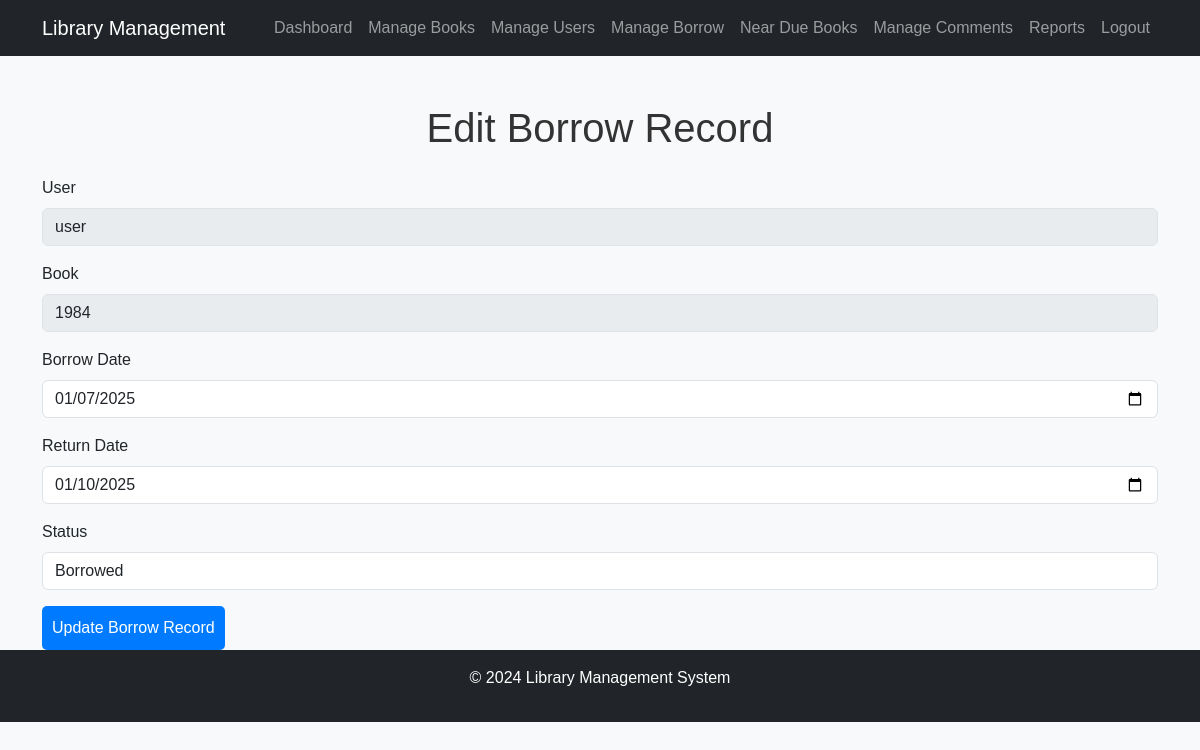
Before: /admin/edit_borrow.php?id=1 (signed in) with the older database file.
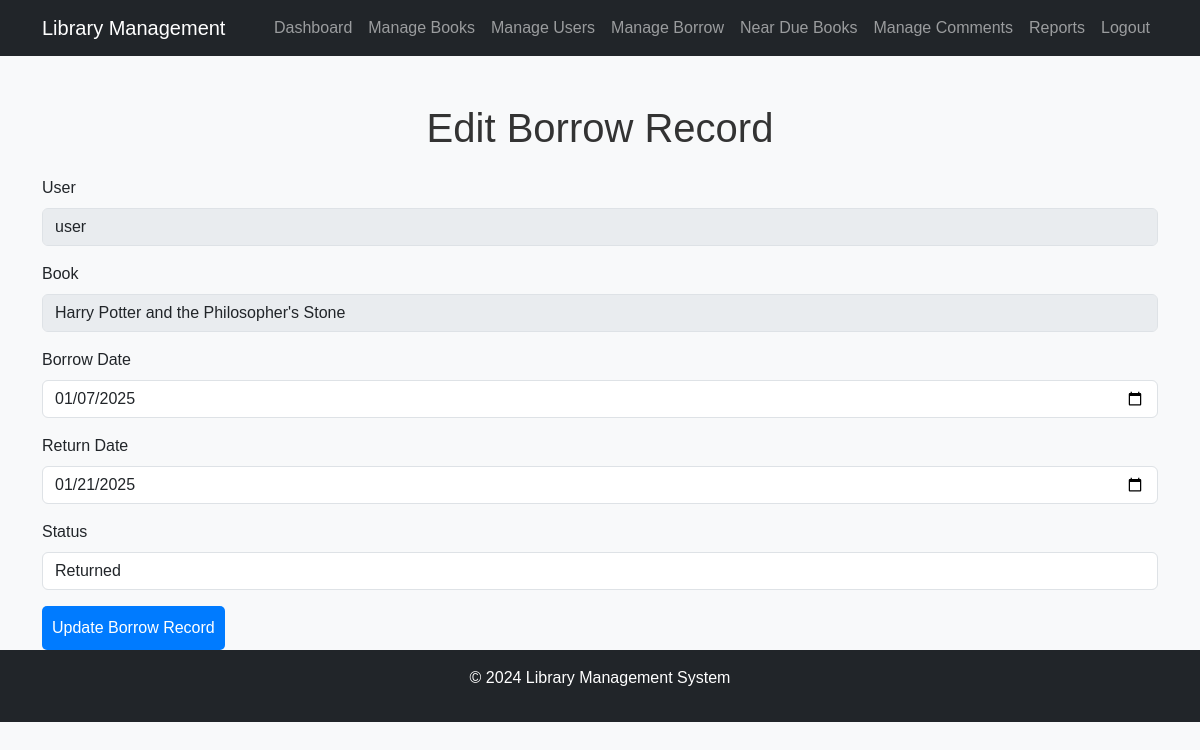
After: the same page with the newer database file.
### tables this page shows
CREATE TABLE `borrows` (
  `id` int(11) NOT NULL,
  `user_id` int(11) DEFAULT NULL,
  `book_id` int(11) DEFAULT NULL,
  `borrow_date` date DEFAULT NULL,
  `return_date` date DEFAULT NULL,
  `status` enum('borrowed','returned','overdue') DEFAULT NULL,
  `borrow_duration` int(11) DEFAULT NULL
);

CREATE TABLE `books` (
  `id` int(11) NOT NULL,
  `title` varchar(255) NOT NULL,
  `author` varchar(255) NOT NULL,
  `genre` varchar(100) DEFAULT NULL,
  `description` mediumtext DEFAULT NULL,
  `isbn` varchar(20) DEFAULT NULL,
  `status` enum('available','borrowed','reserved','lost') DEFAULT 'available',
  `cover_image` varchar(255) DEFAULT NULL,
  `published_year` year(4) DEFAULT NULL,
  `quantity` int(11) DEFAULT 0,
  `borrow_duration` int(11) DEFAULT 14
);

CREATE TABLE `users` (
  `id` int(11) NOT NULL,
  `username` varchar(50) NOT NULL,
  `password` varchar(255) NOT NULL,
  `email` varchar(100) NOT NULL,
  `role` enum('admin','user') DEFAULT 'user',
  `created_at` timestamp NOT NULL DEFAULT current_timestamp(),
  `status` enum('active','locked') DEFAULT 'active'
);

### admin/edit_borrow.php (the view, shortened to what this page needs)
<?php
include_once '../includes/db.php';
$borrow_id = $_GET['id'];
$sql = "SELECT borrows.*, users.username, books.title, books.id AS book_id
        FROM borrows
        JOIN users ON borrows.user_id = users.id
        JOIN books ON borrows.book_id = books.id
        WHERE borrows.id = $borrow_id";
$result = $conn->query($sql);
$borrow = $result->fetch_assoc();
?>
<!DOCTYPE html>
<html lang="en">
<head>
    <link href="https://cdn.jsdelivr.net/npm/bootstrap@5.3.0/dist/css/bootstrap.min.css" rel="stylesheet">
    <link rel="stylesheet" href="../assets/css/style.css">
</head>
<body>
    <?php include_once '../includes/header.php'; ?>
    <div class="container mt-5">
        <h1 class="text-center mb-4">Edit Borrow Record</h1>
        <form method="POST">
            <div class="mb-3">
                <label for="username" class="form-label">User</label>
                <input type="text" class="form-control" id="username" value="<?php echo $borrow['username']; ?>" disabled>
            </div>
            <div class="mb-3">
                <label for="title" class="form-label">Book</label>
                <input type="text" class="form-control" id="title" value="<?php echo $borrow['title']; ?>" disabled>
            </div>
            <div class="mb-3">
                <label for="borrow_date" class="form-label">Borrow Date</label>
                <input type="date" class="form-control" id="borrow_date" name="borrow_date" value="<?php echo $borrow['borrow_date']; ?>" required>
            </div>
            <div class="mb-3">
                <label for="return_date" class="form-label">Return Date</label>
                <input type="date" class="form-control" id="return_date" name="return_date" value="<?php echo $borrow['return_date']; ?>" required>
            </div>
            <div class="mb-3">
                <label for="status" class="form-label">Status</label>
                <select class="form-control" id="status" name="status" required>
                    <option value="borrowed" <?php echo $borrow['status'] == 'borrowed' ? 'selected' : ''; ?>>Borrowed</option>
                    <option value="returned" <?php echo $borrow['status'] == 'returned' ? 'selected' : ''; ?>>Returned</option>
                </select>
            </div>
            <button type="submit" class="btn btn-primary">Update Borrow Record</button>
        </form>
    </div>
    <?php include_once '../includes/footer.php'; ?>
</body>
</html>

Changed rows visible on the page:
changed borrows "user": book.title "1984" → "Harry Potter and the Philosopher's Stone"; return_date "01/10/2025" → "01/21/2025"; status "Borrowed" → "Returned"
